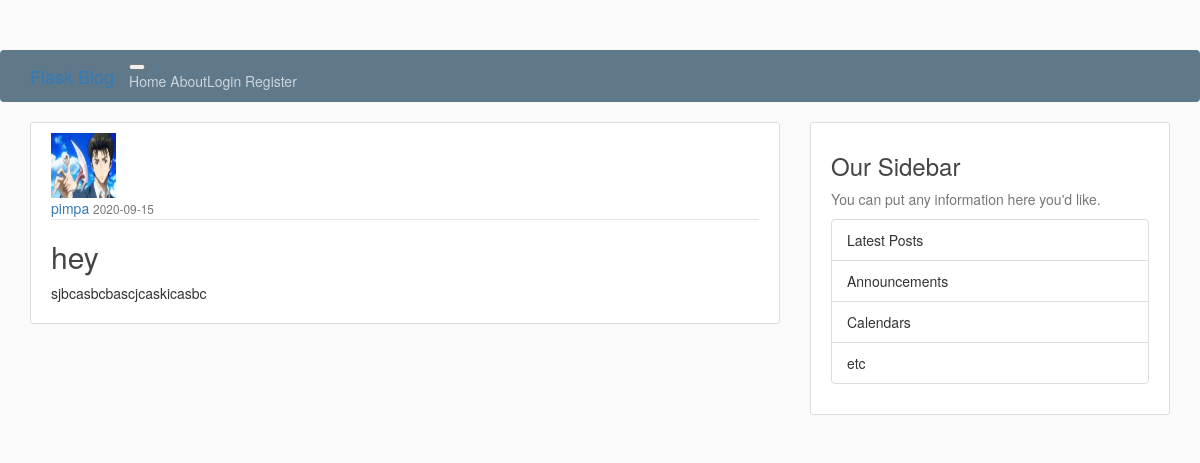
/post/1, run on the app's committed database.
### flaskblog/models.py (models this page shows, shortened)
class User(db.Model,UserMixin):
    id = db.Column(db.Integer, primary_key=True)
    username = db.Column(db.String(20), unique=True, nullable=False)
    email = db.Column(db.String(120), unique=True, nullable=False)
    image_file = db.Column(db.String(20), nullable=False,
                           default="default.jpg")
    password = db.Column(db.String(60), nullable=False)
    posts = db.relationship('Post', backref="author", lazy="dynamic")

class Post(db.Model):
    id = db.Column(db.Integer, primary_key=True)
    title = db.Column(db.String(100), nullable=False)
    date_posted = db.Column(
        db.DateTime, nullable=False, default=datetime.utcnow)
    content = db.Column(db.Text, nullable=False)
    user_id = db.Column(db.Integer, db.ForeignKey('user.id'), nullable=False)

### flaskblog/routes.py (the view)
@app.route("/post/<int:post_id>")
def post(post_id):
    post  = Post.query.get_or_404(post_id)
    return render_template('post.html',title=post.title,post=post)

### flaskblog/templates/post.html
{% extends "layout.html" %} {% block content %}
<article class="media content-section">
  <img  class="rounded-circle article-img" src="{{url_for('static',filename='profile_pics/'+ post.author.image_file)}}" alt="">
  <div class="media-body">
    <div class="article-metadata">
      <a class="mr-2" href="#">{{ post.author.username }}</a>
      <small class="text-muted">{{ post.date_posted.strftime('%Y-%m-%d') }}</small>
    </div>
    <h2 class="article-title">{{ post.title }}</h2>
    <p class="article-content">{{ post.content }}</p>
  </div>
</article>
{% endblock content%}

### flaskblog/static/main.css (style rules this page uses)
body { background: #fafafa; color: #333333; margin-top: 5rem; }
h1, h2, h3, h4, h5, h6 { color: #444444; }
.content-section { background: #ffffff; padding: 10px 20px; border: 1px solid #dddddd; border-radius: 3px; margin-bottom: 20px; }
.article-title { color: #444444; }
.article-content { white-space: pre-line; }
.article-img { height: 65px; width: 65px; margin-right: 16px; }
.article-metadata { padding-bottom: 1px; margin-bottom: 4px; border-bottom: 1px solid #e3e3e3; }

### data on the page
User: image_file (picture), author.username "pimpa"
Post: date_posted "2020-09-15", title "hey", content "sjbcasbcbascjcaskicasbc"
